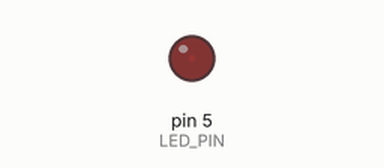
Recording of a sketch running on a simulated Arduino Uno, built with avr-gcc and run on an emulated ATmega328P. On the bench: output pins drawn as LEDs (lit = HIGH). What the sketch prints to the serial monitor is not drawn.

Above: at 0.05 s.
At 0.65 s:
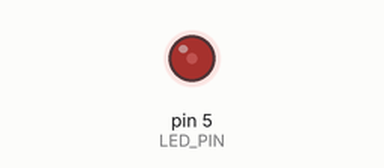
At 1.3 s:
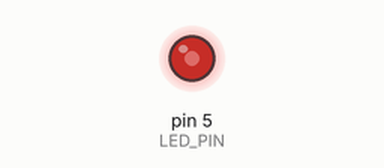
At 2.6 s:
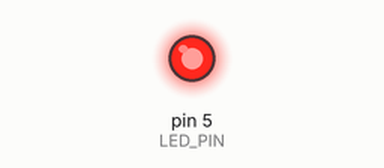
Timing chart, 0 to 6.0 s (numbered marks = the images above):
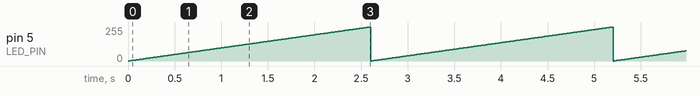

Measured:
- by itself, pin 5 (LED_PIN): ramps from 0/255 to 255/255 and jumps back, once every 2.6 s

The sketch:

ForAsWhile.ino
```cpp
// Recreate this codes functionality using a while loop instead of a for loop.
// You are only allowed to change the code inside the updateLed() function.

const int LED_PIN = 5;

void setup()
{
    Serial.begin(9600);

    pinMode(LED_PIN, OUTPUT);
}

void updateLed()
{
    for (int i = 0; i <= 255; i++)
    {
        analogWrite(LED_PIN, i);
        Serial.println(i);
        delay(10);
    }
}

void loop()
{
    updateLed();
}
```
